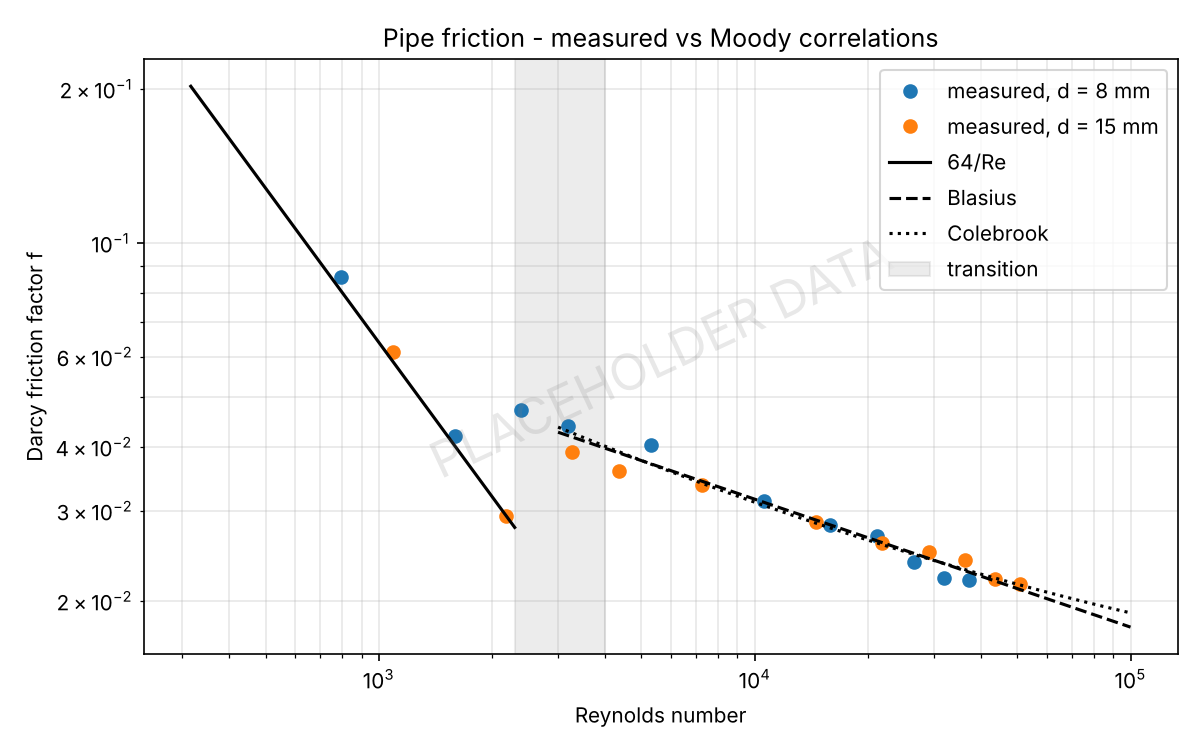

Generate this figure with Python:
# Friction factor in smooth pipes - Fluid Mechanics Lab
# Shreeji Kumawat
# Head loss over 1 m test length from water manometer, flow from collecting tank.
# Compares measured Darcy f with 64/Re (laminar), Blasius and Colebrook.

import numpy as np
import matplotlib.pyplot as plt
from labutils import read, stamp, save, write_summary, G

NU = 1.0e-6        # m2/s at ~20 C
EPS = 1.5e-6       # m, drawn copper roughness


def colebrook(Re, d):
    f = 0.02
    for _ in range(50):
        f = (-2 * np.log10(EPS / d / 3.7 + 2.51 / (Re * np.sqrt(f)))) ** -2
    return f


df = read("pipe_friction.csv")
Q = df.volume_L / df.time_s / 1000
d = df.d_mm / 1000
v = Q / (np.pi * d ** 2 / 4)
Re = v * d / NU
hf = df.head_loss_mmH2O / 1000
f = hf * d / df.L_m * 2 * G / v ** 2

fig, ax = plt.subplots(figsize=(8, 5))
for k, dd in enumerate(sorted(df.d_mm.unique())):
    m = df.d_mm == dd
    ax.loglog(Re[m], f[m], "o", color=f"C{k}", label=f"measured, d = {dd:.0f} mm")
Rl = np.logspace(2.5, np.log10(2300), 50); Rt = np.logspace(np.log10(3000), 5, 80)
ax.loglog(Rl, 64 / Rl, "k-", label="64/Re")
ax.loglog(Rt, 0.316 * Rt ** -0.25, "k--", label="Blasius")
ax.loglog(Rt, [colebrook(r, 0.008) for r in Rt], "k:", label="Colebrook")
ax.axvspan(2300, 4000, color="grey", alpha=0.15, label="transition")
ax.set_xlabel("Reynolds number"); ax.set_ylabel("Darcy friction factor f")
ax.set_title("Pipe friction - measured vs Moody correlations")
ax.grid(alpha=0.3, which="both"); ax.legend(); stamp(ax, df)
save(fig, "pipe_friction.png")

lines = ["PIPE FRICTION", "=" * 30, f"{'d mm':>5s}{'v m/s':>8s}{'Re':>9s}{'hf mm':>8s}{'f':>8s}{'f_ref':>8s}{'err%':>7s}"]
errs = []
for dd, vv, rr, h, ff in zip(df.d_mm, v, Re, df.head_loss_mmH2O, f):
    fr = 64 / rr if rr < 2300 else colebrook(rr, dd / 1000)
    errs.append(abs(ff / fr - 1) * 100)
    lines.append(f"{dd:5.0f}{vv:8.3f}{rr:9.0f}{h:8.1f}{ff:8.4f}{fr:8.4f}{(ff/fr-1)*100:7.1f}")
lines.append(f"\nmean abs deviation from 64/Re or Colebrook: {np.mean(errs):.1f}%")
write_summary("pipe_friction.txt", lines, df)
